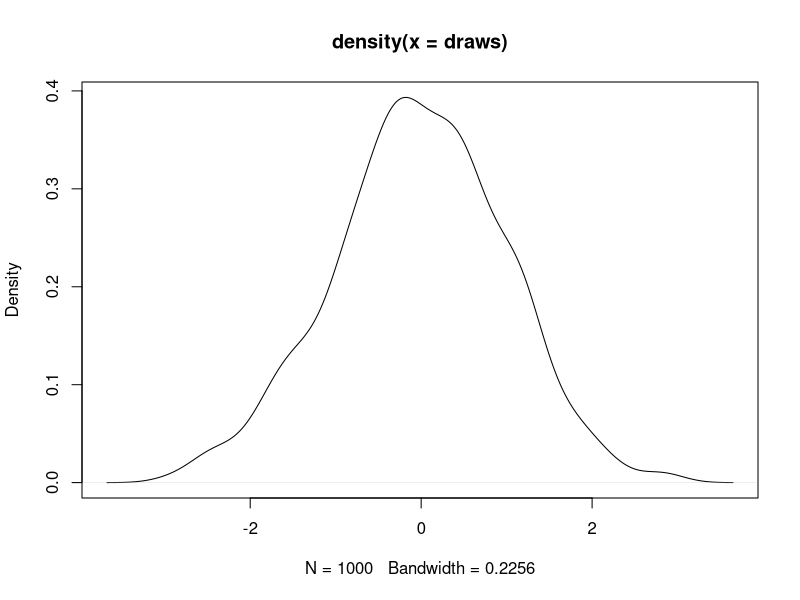

Here is the R script that generated this plot: (Note: this script raises an error after producing the figure.)
draws <- rnorm(1000)
densf <- density(draws)
plot(densf)
q75 <- quantile(draws, .75)
q95 <- quantile(draws, .95)
## 1 ##
x1 <- min(which(dens$x >= q75))  
x2 <- max(which(dens$x <  q95))
with(dens, polygon(x=c(x[c(x1,x1:x2,x2)]), y= c(0, y[x1:x2], 0), col="gray"))
## 2 ##
#x <- seq(-3, 3, length.out = 100)
#curve(dnorm(x,0,1), from=-4, to=4)
######################################################################################################################
######################################################################################################################

# INPUTS: #

distrMean <- 8
distrSD <- 2

xLow <- 6
xHigh <- 7

# FUNCTIONS: #
myNormCurve <- function(distrMean, distrSD, xLow, xHigh) {
  range <- seq(xLow,xHigh,length.out = 100)
  cord.x <- c(xLow, range, xHigh) 
  cord.y <- c(0,dnorm(range, distrMean, distrSD),0) 
  curve(dnorm(x,distrMean,distrSD),xlim=c(distrMean-3*distrSD,distrMean+3*distrSD),main='Density Curve', bty="n", xaxt="n")
  abline(h=0)
  polygon(cord.x,cord.y,col='grey50', border = NA)
  axis( side=1, at= c(xLow,xHigh, distrMean-3*distrSD, 0, distrMean+3*distrSD), labels=as.character(c(xLow,xHigh, distrMean-3*distrSD, 0, distrMean+3*distrSD)),  tcl=-0.5 )
}

myNormCurve(distrMean, distrSD, xLow, xHigh)


myStandardNormCurve <- function(distrMean, distrSD, xLow, xHigh) {
  zLow <- (xLow-distrMean)/distrSD
  zHigh <- (xHigh-distrMean)/distrSD
  range <- seq(zLow,zHigh,0.01)
  cord.x <- c(zLow, range, zHigh) 
  cord.y <- c(0,dnorm(range),0)
  curve(dnorm(x,0,1),xlim=c(-3,3),main='Normal Density', bty="n", xaxt="n")
  abline(h=0)
  polygon(cord.x,cord.y,col='grey50', border = NA)
  axis( side=1, at= c(zLow,zHigh, -3, 0, 3), labels=as.character(c(zLow,zHigh, -3, 0, 3)),  tcl=-0.5 )
  
}

myStandardNormCurve(distrMean, distrSD, xLow, xHigh)

###################################################################################################################

xLow <- -2
xHigh <- -1
range <- seq(xLow,xHigh,0.01)

cord.x <- c(xLow, range, xHigh) 
cord.y <- c(0,dnorm(range),0) 

curve(dnorm(x,0,1),xlim=c(-3,3),main='Normal Density', bty="n", xaxt="n")
abline(h=0)
polygon(cord.x,cord.y,col='grey50', border = NA)
axis( side=1, at= c(xLow,xHigh, -3, 0, 3), labels=as.character(c(xLow,xHigh, -3, 0, 3)),  tcl=-0.5 )

p1 <- pnorm(xHigh)
p2 <- pnorm(xHigh) - pnorm(xLow)
p3 <- pnorm(xHigh, lower.tail = FALSE)


#str(densf)
